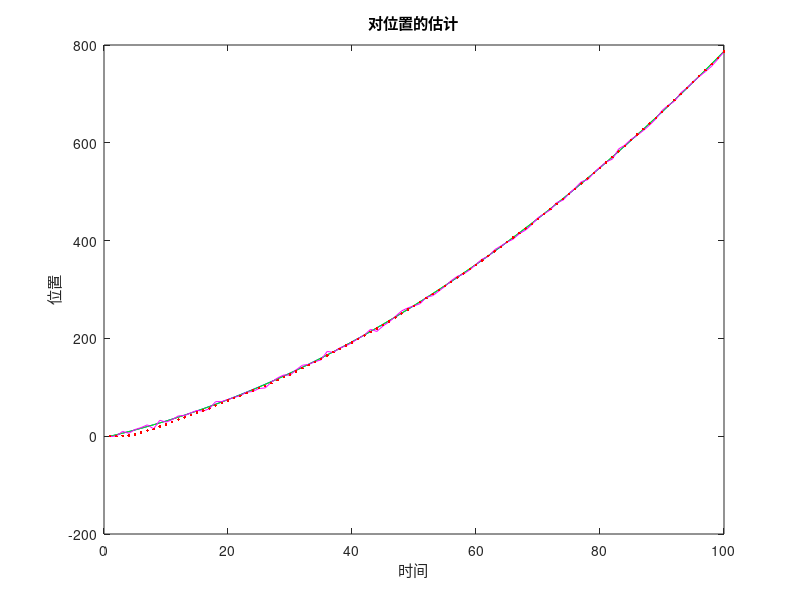
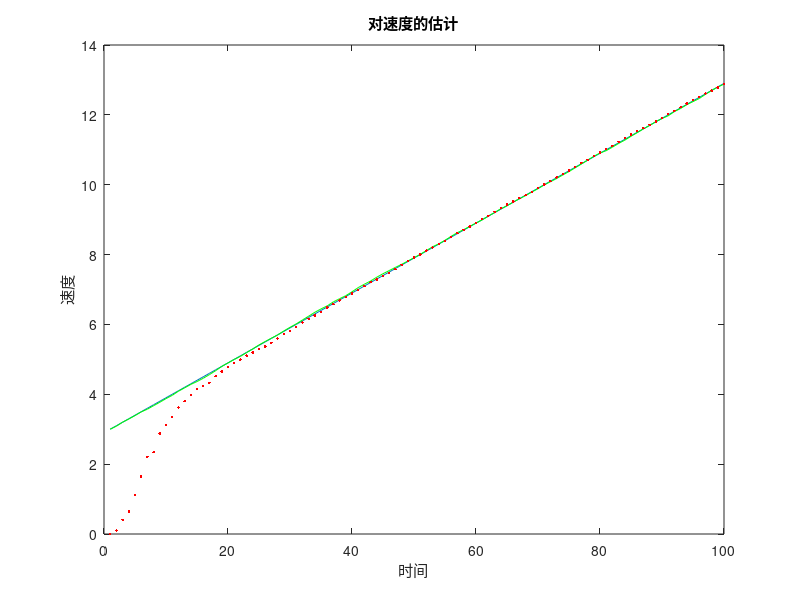

Write MATLAB code to recreate these figures, in order.
%% 清理
close all; clear; clc;
% 估计小车在每一时刻的位置和速度

%% 无噪音的理想值
T = (1 : 100); % 离散的时间序列，单位是s
p = zeros(1, length(T)); v = zeros(1, length(T)); 
p(1) = 0 % 小车的初始位置
v(1) = 3 % 小车的初始速度
a = 0.1; % 加速度

for t = 2 : length(T)
    p(t) = p(t - 1) + v(t - 1) + 1/2 * a; % 理想的位置
    v(t) = v(t - 1) + a; % 理想的速度值
end

underline_x = [p; v];
 
%% 有噪音的实际值，模拟噪音
% 状态噪音
sigma_r = 0.01
r_p = sigma_r * randn(1, length(T));
r_v = sigma_r * randn(1, length(T));
x = underline_x;
for t = 2 : length(T)
    x(1, t) = x(1, t - 1) + x(2, t - 1) + 1/2 * a + r_p(t); % 真实的位置
    x(2, t) = x(2, t - 1) + a + r_v(t); % 真实的速度值
end

% 观测噪音
sigma_Delta_p = 3
Delta_p = sigma_Delta_p * randn(1, length(T)); % GPS测量误差，标准差为3m
z = x(1, :) + Delta_p; % GPS的观测值，带有测量误差

%% 卡尔曼滤波
% 已知量
% 已知的线性变换矩阵
F = [1, 1; 0, 1]; % 状态转移矩阵
B = [1/2; 1]; % 控制矩阵
u = a;
H = [1, 0];
sigma_Q = 0.01
Q = [sigma_Q^2, 0; 0, sigma_Q^2]; % 过程噪声的协方差矩阵，这是一个超参数
sigma_R = 3
R = sigma_R^2; % 观测噪声的协方差矩阵，也是一个超参数。因为是一维的，就是一个数


% 初始化
hat_x_ = zeros(2, length(T)); hat_x = zeros(2, length(T));
hat_x(:, 1) = [0; 0]; % 初始状态，[位置, 速度]，就是我们要估计的内容，开始时都未知，设为0
P = [0.1, 0; 0, 0.1]; % 先验误差协方差矩阵的初始值，根据经验给出

% 卡尔曼滤波5个关键公式
for t = 2:length(T)
    hat_x_(:, t) = F * hat_x(:, t - 1) + B * u;
    P_ = F * P * F' + Q;
    K = (P_ * H') ./ (H * P_ * H' + R);
    hat_x(:, t) = hat_x_(:, t) + K * (z(:, t) - H * hat_x_(:, t));
    P = (eye(2) - K * H) * P_;
end

%% 绘图
figure(1);
plot(T, underline_x(1, :), 'b'); % 位置的理想值
hold on;
plot(T, x(1, :), 'g'); % 位置的实际值
plot(T, z(1, :), 'm'); % 位置的观测值
plot(T, hat_x(1, :), 'r.'); % 位置的最优估计值
title('对位置的估计');
xlabel('时间'); ylabel('位置');

figure(2);
plot(T, underline_x(2, :)); % 速度的理想值
hold on;
plot(T, x(2, :), 'g'); % 速度的实际值
plot(T, hat_x(2, :), 'r.'); % 速度的最优估计值
title('对速度的估计');
xlabel('时间'); ylabel('速度');